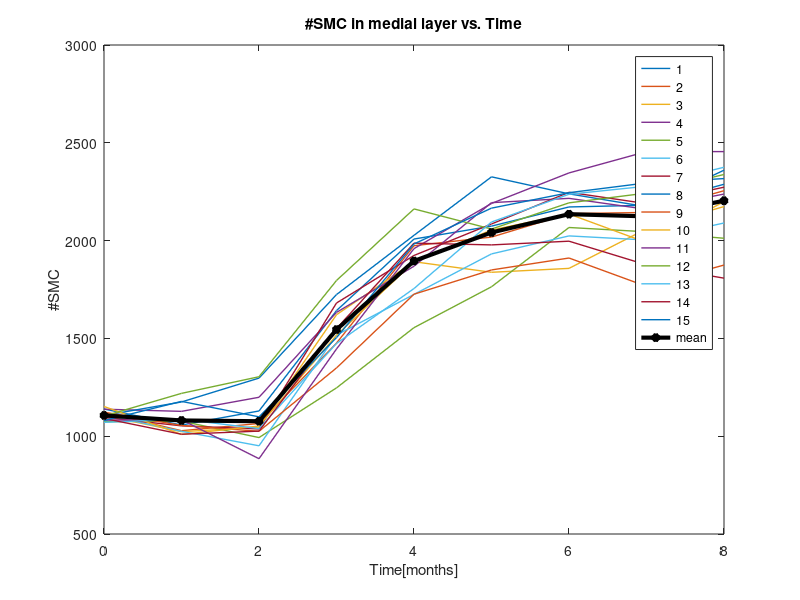
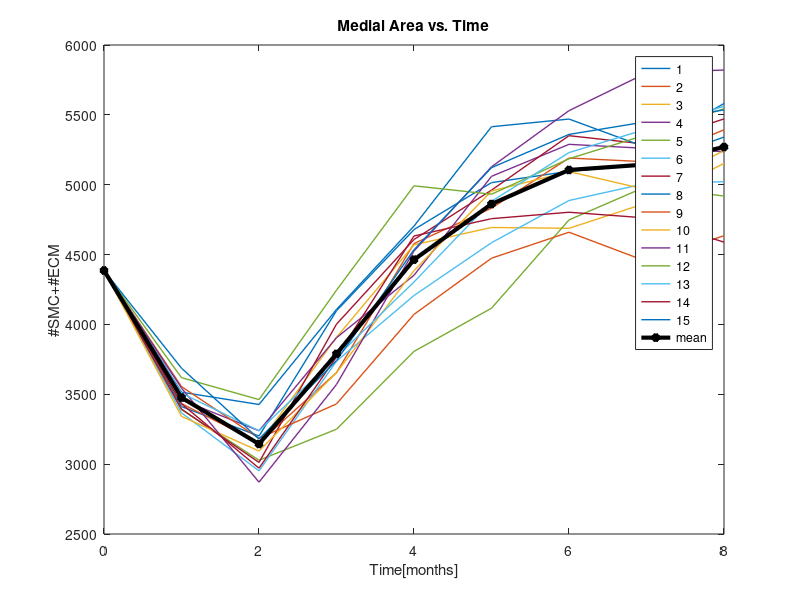
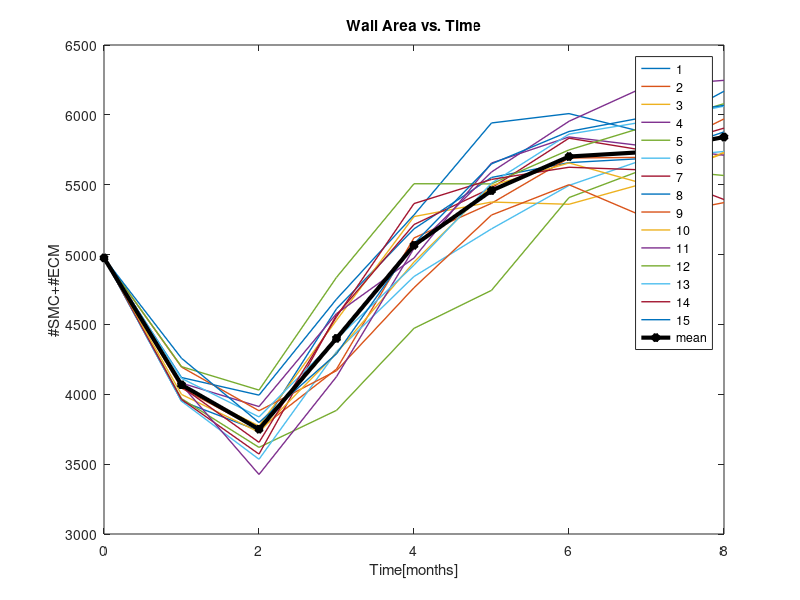
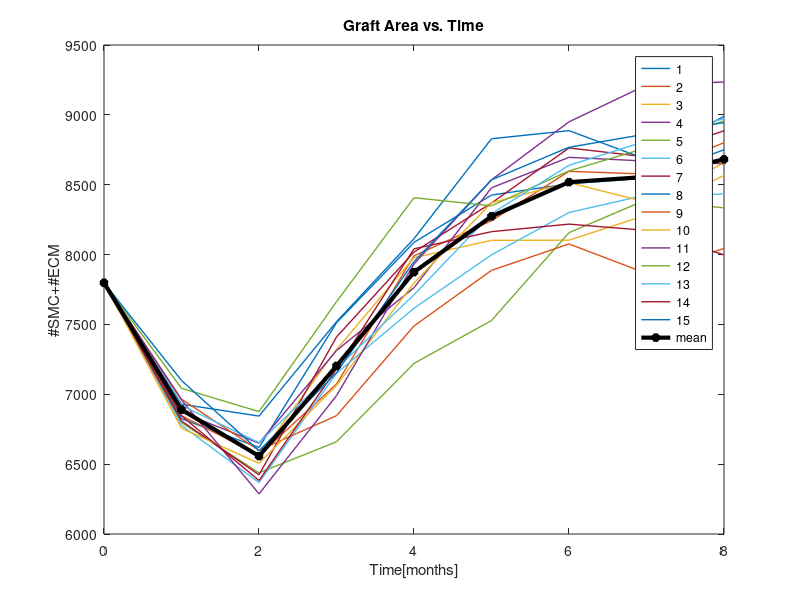

Write MATLAB code to recreate these figures, in order.
% Postprocessing

clear variables
close all
clc

%% Initialize all matrices
number_of_run=15;
follow_up_points=9;

SMC_MEDIA = zeros(number_of_run,follow_up_points);
GRAFT_AREA = SMC_MEDIA;
WALL_AREA = SMC_MEDIA;
MEDIA_AREA = SMC_MEDIA;

TIME=[0 1 2 3 4 5 6 7 8];

%% Fill the matrices run by run
load data1
SMC_MEDIA(1,:)=SMCmedia;
GRAFT_AREA(1,:)=Graft_AREA;
WALL_AREA(1,:)=Wall_area;
MEDIA_AREA(1,:)=Med_area;

load data2
SMC_MEDIA(2,:)=SMCmedia;
GRAFT_AREA(2,:)=Graft_AREA;
WALL_AREA(2,:)=Wall_area;
MEDIA_AREA(2,:)=Med_area;

load data3
SMC_MEDIA(3,:)=SMCmedia;
GRAFT_AREA(3,:)=Graft_AREA;
WALL_AREA(3,:)=Wall_area;
MEDIA_AREA(3,:)=Med_area;

load data4
SMC_MEDIA(4,:)=SMCmedia;
GRAFT_AREA(4,:)=Graft_AREA;
WALL_AREA(4,:)=Wall_area;
MEDIA_AREA(4,:)=Med_area;

load data5
SMC_MEDIA(5,:)=SMCmedia;
GRAFT_AREA(5,:)=Graft_AREA;
WALL_AREA(5,:)=Wall_area;
MEDIA_AREA(5,:)=Med_area;

load data6
SMC_MEDIA(6,:)=SMCmedia;
GRAFT_AREA(6,:)=Graft_AREA;
WALL_AREA(6,:)=Wall_area;
MEDIA_AREA(6,:)=Med_area;

load data7
SMC_MEDIA(7,:)=SMCmedia;
GRAFT_AREA(7,:)=Graft_AREA;
WALL_AREA(7,:)=Wall_area;
MEDIA_AREA(7,:)=Med_area;

load data8
SMC_MEDIA(8,:)=SMCmedia;
GRAFT_AREA(8,:)=Graft_AREA;
WALL_AREA(8,:)=Wall_area;
MEDIA_AREA(8,:)=Med_area;

load data9
SMC_MEDIA(9,:)=SMCmedia;
GRAFT_AREA(9,:)=Graft_AREA;
WALL_AREA(9,:)=Wall_area;
MEDIA_AREA(9,:)=Med_area;

load data10
SMC_MEDIA(10,:)=SMCmedia;
GRAFT_AREA(10,:)=Graft_AREA;
WALL_AREA(10,:)=Wall_area;
MEDIA_AREA(10,:)=Med_area;

load data11
SMC_MEDIA(11,:)=SMCmedia;
GRAFT_AREA(11,:)=Graft_AREA;
WALL_AREA(11,:)=Wall_area;
MEDIA_AREA(11,:)=Med_area;

load data12
SMC_MEDIA(12,:)=SMCmedia;
GRAFT_AREA(12,:)=Graft_AREA;
WALL_AREA(12,:)=Wall_area;
MEDIA_AREA(12,:)=Med_area;

load data13
SMC_MEDIA(13,:)=SMCmedia;
GRAFT_AREA(13,:)=Graft_AREA;
WALL_AREA(13,:)=Wall_area;
MEDIA_AREA(13,:)=Med_area;

load data14
SMC_MEDIA(14,:)=SMCmedia;
GRAFT_AREA(14,:)=Graft_AREA;
WALL_AREA(14,:)=Wall_area;
MEDIA_AREA(14,:)=Med_area;

load data15
SMC_MEDIA(15,:)=SMCmedia;
GRAFT_AREA(15,:)=Graft_AREA;
WALL_AREA(15,:)=Wall_area;
MEDIA_AREA(15,:)=Med_area;

%% Plot the trends of interest
figure(1) % #SMC in medial layer
plot(TIME,SMC_MEDIA,'linewidth',1);
hold on; plot(TIME,mean(SMC_MEDIA,1),'k*-','linewidth',3); hold off

xlabel('Time[months]')
ylabel('#SMC')

title('#SMC in medial layer vs. Time')
legend('1','2','3','4','5','6','7','8','9','10','11','12','13','14','15','mean')


figure(2) % Medial Area
plot(TIME,MEDIA_AREA,'linewidth',1);
hold on; plot(TIME,mean(MEDIA_AREA,1),'k*-','linewidth',3); hold off

xlabel('Time[months]')
ylabel('#SMC+#ECM')

title('Medial Area vs. Time')
legend('1','2','3','4','5','6','7','8','9','10','11','12','13','14','15','mean')


figure(3) % Wall Area
plot(TIME,WALL_AREA,'linewidth',1);
hold on; plot(TIME,mean(WALL_AREA,1),'k*-','linewidth',3); hold off

xlabel('Time[months]')
ylabel('#SMC+#ECM')

title('Wall Area vs. Time')
legend('1','2','3','4','5','6','7','8','9','10','11','12','13','14','15','mean')


figure(4)
plot(TIME,GRAFT_AREA,'linewidth',1);
hold on; plot(TIME,mean(GRAFT_AREA,1),'k*-','linewidth',3); hold off

xlabel('Time[months]')
ylabel('#SMC+#ECM')

title('Graft Area vs. Time')
legend('1','2','3','4','5','6','7','8','9','10','11','12','13','14','15','mean')


figure(5) % All the plots

subplot(2,2,1)
plot(TIME,mean(SMC_MEDIA,1),'r*-','linewidth',3);
xlabel('Time[months]')
ylabel('#SMC')
title('#SMC in media vs. Time')

subplot(2,2,2)
plot(TIME,mean(GRAFT_AREA,1),'b*-','linewidth',3);
xlabel('Time[months]')
ylabel('#SMC + #ECM')
title('Graft area vs. Time')

subplot(2,2,3)
plot(TIME,mean(MEDIA_AREA,1),'c*-','linewidth',3)
xlabel('Time[months]')
ylabel('#SMC + #ECM')
title('Medial area vs. Time')

subplot(2,2,4)
plot(TIME,mean(WALL_AREA,1),'m*-','linewidth',3)
xlabel('Time[months]')
ylabel('#SMC + #ECM')
title('Wall area vs. Time')






